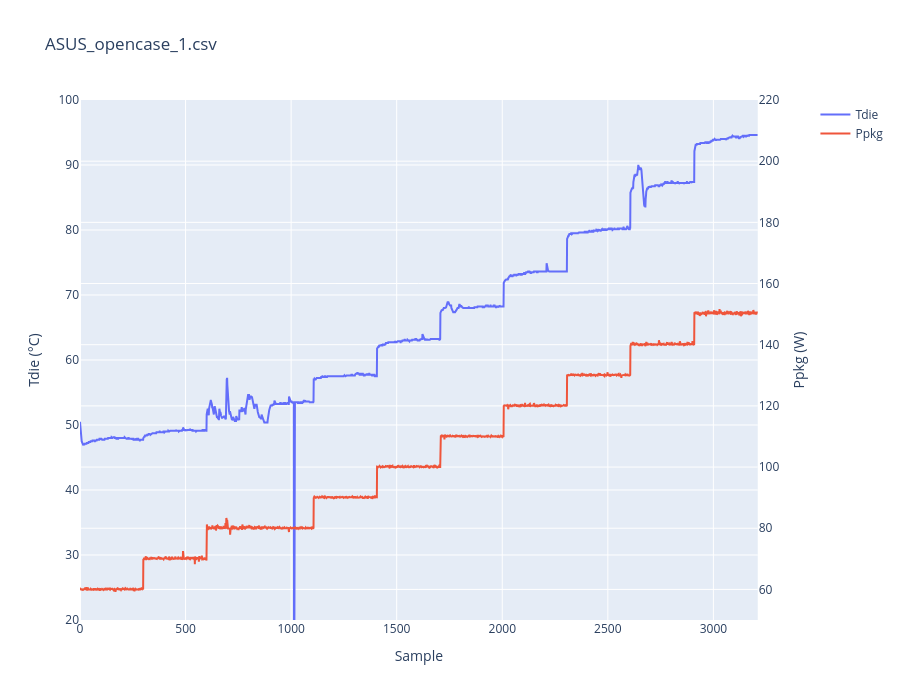
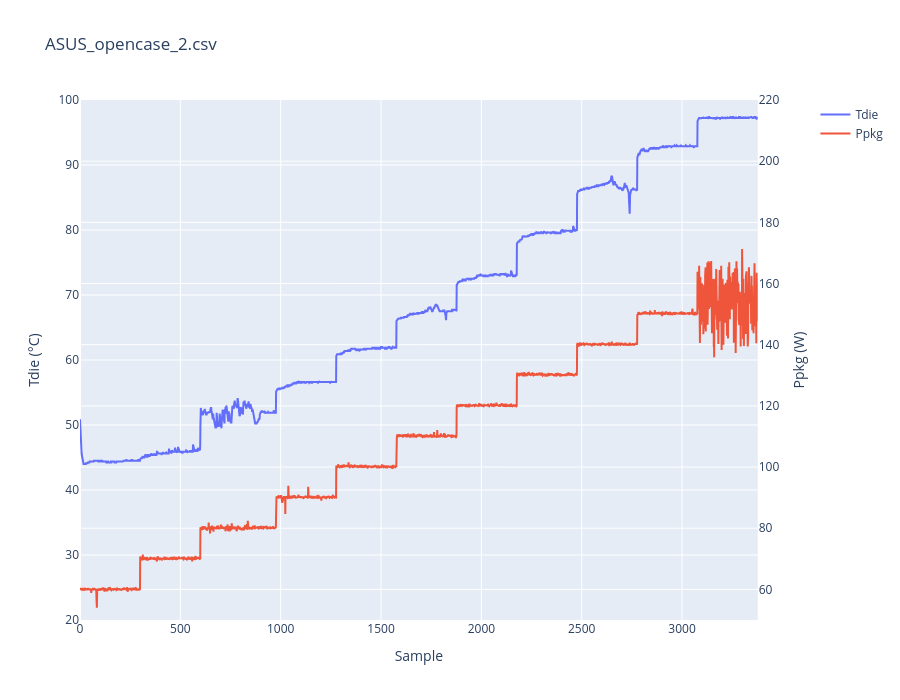

Source (notebook cell) for these figures, in order:
### Markdown cell above
## Baseline: stock CPU + ASUS ROG Ryuo 120

Stock (non-delidded) Ryzen 9 7900X paired with the ASUS ROG Ryuo 120 AIO — the AIO that fits in the target case without any modifications. This is the out-of-the-box baseline everything else is compared against.

### Code cell
baseline_runs = valid_runs[
    (~valid_runs['delidded']) & (valid_runs['loop_under_test'] == 'ASUS ROG Ryuo 120')
]
plot_runs(baseline_runs)

### Figure 1 — Plotly figure (JSON) as saved in the notebook; plotly's stock layout.template omitted (floating-point values rounded to 4 significant figures; data arrays with more than 128 entries replaced by an {"elided": "..."} marker saying what was removed)
{"data": [{"name": "Tdie", "y": {"elided": "3211 float values"}, "type": "scatter", "xaxis": "x", "yaxis": "y"}, {"name": "Ppkg", "y": {"elided": "3211 float values"}, "type": "scatter", "xaxis": "x", "yaxis": "y2"}], "layout": {"xaxis": {"anchor": "y", "domain": [0.0, 0.94], "title": {"text": "Sample"}}, "yaxis": {"anchor": "x", "domain": [0.0, 1.0], "title": {"text": "Tdie (°C)"}, "range": [20, 100]}, "yaxis2": {"anchor": "x", "overlaying": "y", "side": "right", "title": {"text": "Ppkg (W)"}, "range": [50, 220]}, "title": {"text": "ASUS_opencase_1.csv"}, "height": 700}}

### Figure 2 — Plotly figure (JSON) as saved in the notebook; plotly's stock layout.template omitted (floating-point values rounded to 4 significant figures; data arrays with more than 128 entries replaced by an {"elided": "..."} marker saying what was removed)
{"data": [{"name": "Tdie", "y": {"elided": "3378 float values"}, "type": "scatter", "xaxis": "x", "yaxis": "y"}, {"name": "Ppkg", "y": {"elided": "3378 float values"}, "type": "scatter", "xaxis": "x", "yaxis": "y2"}], "layout": {"xaxis": {"anchor": "y", "domain": [0.0, 0.94], "title": {"text": "Sample"}}, "yaxis": {"anchor": "x", "domain": [0.0, 1.0], "title": {"text": "Tdie (°C)"}, "range": [20, 100]}, "yaxis2": {"anchor": "x", "overlaying": "y", "side": "right", "title": {"text": "Ppkg (W)"}, "range": [50, 220]}, "title": {"text": "ASUS_opencase_2.csv"}, "height": 700}}
